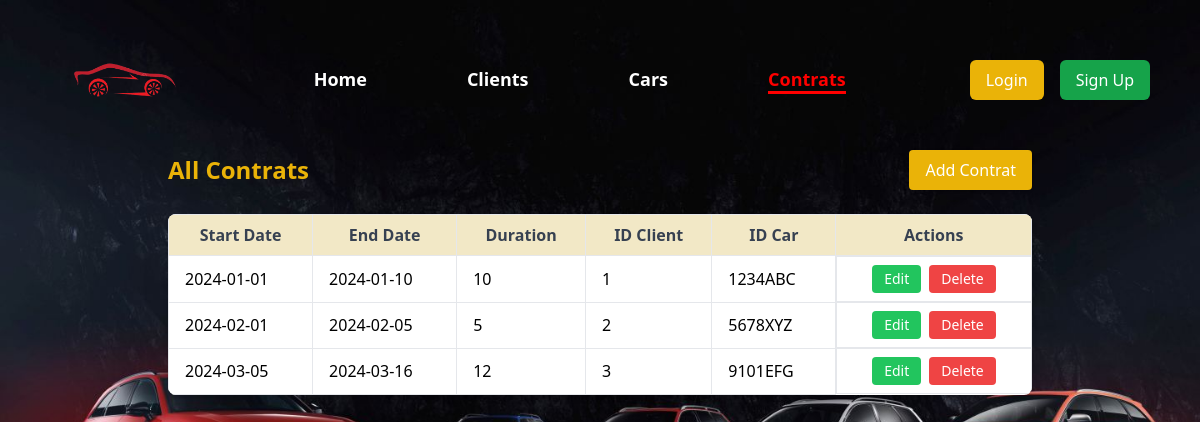
/Contrats/contrats.php, run on the app's committed database.
### tables this page shows
CREATE TABLE `contrats` (
  `idcontrat` int NOT NULL,
  `dateDebut` date DEFAULT NULL,
  `dateFin` date DEFAULT NULL,
  `duree` int DEFAULT NULL,
  `idclient` int DEFAULT NULL,
  `idvoiture` varchar(50) DEFAULT NULL,
  PRIMARY KEY (`idcontrat`),
  KEY `Fk_client` (`idclient`),
  KEY `Fk_voiture` (`idvoiture`),
  CONSTRAINT `Fk_client` FOREIGN KEY (`idclient`) REFERENCES `clients` (`idclient`),
  CONSTRAINT `Fk_voiture` FOREIGN KEY (`idvoiture`) REFERENCES `voiture` (`idvoiture`)
);

### Contrats/contrats.php (the view, shortened to what this page needs)
<!DOCTYPE html>
<html lang="en">
<head>
    <script src="https://cdn.tailwindcss.com"></script>
    <link rel="stylesheet" href="../css/style-contrats.css">
</head>
<body class="bg-[url('/img/cars.4.jpg')] bg-no-repeat bg-cover">
    <nav class="header">
        <div class="logo ">
            <img src="../img/logooo.png" href="../home.html" alt="car Logo">
        </div>
        <div class="nav-menu flex items-center space-x-6 overflow-x-auto">
            <ul>
                <li><a href="../index.html" >Home</a></li>
                <li><a href="../Clients/clients.php">Clients</a></li>
                <li><a href="../Cars/cars.php">Cars</a></li>
                <li><a href="../Contrats/contrats.php" class="active">Contrats</a></li>
            </ul>
            <div class="auth-buttons flex space-x-4">
                <?php if (isset($_SESSION['email'])): ?>
                    <span class="text-yellow-500 font-bold"><?php echo htmlspecialchars($_SESSION['username'] ?? ''); ?></span>
                    <a href="classAuth.php?action=logout" class="px-4 py-2 bg-red-500 hover:bg-red-600 rounded-md text-white font-medium">Logout</a>
                <?php else: ?>
                    <a href="/Authentification/login.php" class="px-4 py-2 bg-yellow-500 hover:bg-yellow-600 rounded-md text-white font-medium">Login</a>
                    <a href="/Authentification/register.php" class="px-4 py-2 bg-green-600 hover:bg-green-700 rounded-md text-white font-medium">Sign Up</a>
                <?php endif; ?>
            </div>
        </div>
    </nav>
    <div class="container mx-auto mt-[150px] px-20">
        <div class="flex justify-between items-center mb-6">
            <h2 class="text-2xl font-semibold text-yellow-500">All Contrats</h2>
            <a class="bg-yellow-500 text-white px-4 py-2 rounded shadow hover:bg-yellow-600" href="add-contrat.php" role="button">Add Contrat</a>
        </div>
        <?php
        require '../connect.php';
        $result = $conn->query("SELECT * FROM contrats");
        if ($result->num_rows > 0) {
            echo "<div class='bg-white shadow-md rounded-lg overflow-x-auto'>
                    <table class='table-auto w-full border-collapse'>
                        <thead class='bg-[#F2E8C6] text-gray-700'>
                            <tr>
                                <th class='px-4 py-2 border'>Start Date</th>
                                <th class='px-4 py-2 border'>End Date</th>
                                <th class='px-4 py-2 border'>Duration</th>
                                <th class='px-4 py-2 border'>ID Client</th>
                                <th class='px-4 py-2 border'>ID Car</th>
                                <th class='px-4 py-2 border'>Actions</th>
                            </tr>
                        </thead>
                        <tbody>";
            while ($row = $result->fetch_assoc()) {
                echo "<tr class='hover:bg-gray-300'>
                        <td class='px-4 py-2 border'>{$row['dateDebut']}</td>
                        <td class='px-4 py-2 border'>{$row['dateFin']}</td>
                        <td class='px-4 py-2 border'>{$row['duree']}</td>
                        <td class='px-4 py-2 border'>{$row['idclient']}</td>
                        <td class='px-4 py-2 border'>{$row['idvoiture']}</td>
                        <td class='px-4 py-2 border flex items-center justify-center gap-2'>
                            <a class='bg-green-500 text-white px-3 py-1 rounded text-sm hover:bg-green-600' href='edit-contrat.php?idcontrat=$row[idcontrat]'>Edit</a>
                            <a class='bg-red-500 text-white px-3 py-1 rounded text-sm hover:bg-red-600' href='delete-contrat.php?idcontrat=$row[idcontrat]'>Delete</a>
                        </td>
                      </tr>";
            }
            echo "    </tbody>
                    </table>
                </div>";
        } else {
            echo "<p class='text-center text-gray-600'>No contrats found.</p>";
        }
        ?>
    </div>
</body>
</html>

### css/style-contrats.css (style rules this page uses)
.header { display: flex; align-items: center; justify-content: space-between; padding: 20px 50px; background-color: transparent; position: fixed; width: 100%; z-index: 1000; margin-top: -150px; }
.header .logo img { width: 150px; height: auto; margin-left: 0px; }
.nav-menu ul { list-style: none; display: flex; }
.nav-menu ul li { margin-right: 100px; }
.nav-menu ul li a { text-decoration: none; font-size: 18px; font-weight: 700; color: white; transition: color 0.3s ease, transform 0.3s ease; }
ul li a.active, ul li a:hover { color: red; border-bottom: 3px solid red; transform: scale(1.1); }

### data on the page
contrats: dateDebut "2024-01-01", dateFin "2024-01-10", duree "10", idclient "1", idvoiture "1234ABC"
contrats: dateDebut "2024-02-01", dateFin "2024-02-05", duree "5", idclient "2", idvoiture "5678XYZ"
contrats: dateDebut "2024-03-05", dateFin "2024-03-16", duree "12", idclient "3", idvoiture "9101EFG"
